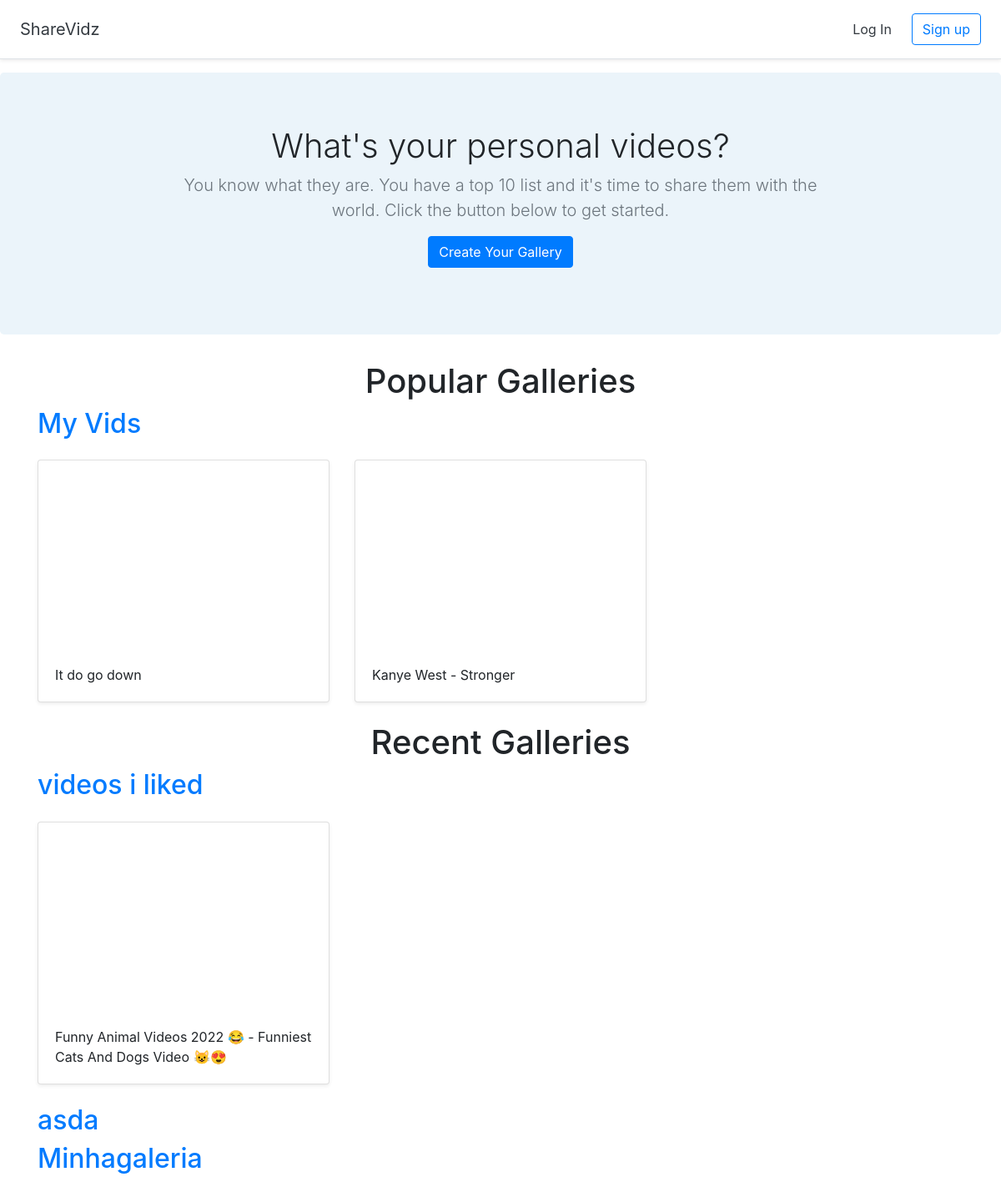
The page / on the database its author committed.
### gallery/models.py (models this page shows)
class Gallery(models.Model):
    title = models.CharField(max_length=255)
    user = models.ForeignKey(User, on_delete=models.CASCADE)

class Video(models.Model):
    title = models.CharField(max_length=255)
    url = models.URLField()
    youtube_id = models.CharField(max_length=255)
    gallery = models.ForeignKey(Gallery, on_delete=models.CASCADE)

### gallery/views.py (the view)
# urls.py: 2. Add a URL to urlpatterns:  path('', views.home, name='home')
def home(request):
    recent_galleries = Gallery.objects.all().order_by('-id')[:3]
    popular_galleries = [Gallery.objects.get(pk=2)]
    return render(request, 'gallery/home.html', {'recent_galleries': recent_galleries, 'popular_galleries': popular_galleries})

### gallery/templates/gallery/home.html
{% extends 'gallery/base.html' %}
{% block content %}
<section class="jumbotron text-center">
    <div class="container">
        <h1 class="jumbotron-heading">What's your personal videos?</h1>
        <p class="lead text-muted">You know what they are. You have a top 10 list and it's time to share them with the world. Click the button below to get started.</p>
        <p>
            <a href="{% url 'create_gallery' %}" class="btn btn-primary">Create Your Gallery</a>
        </p>
    </div>
</section>
<div class="container">
    <h1 class="text-center">Popular Galleries</h1>
    {% for gallery in popular_galleries %}
    <h2><a href="{% url 'detail_gallery' gallery.id %}">{{ gallery.title }}</a></h2>
    <div class="row">
        {% for video in gallery.video_set.all %}
        <div class="col-md-4 mt-3">
            <div class="card mb-4 shadow-sm">
                <iframe width="100%" height="225" src="https://www.youtube.com/embed/{{ video.youtube_id }}"
                    frameborder="0" allow="accelerometer; autoplay; encrypted-media; gyroscope; picture-in-picture"
                    allowfullscreen></iframe>
                <div class="card-body">
                    <p class="card-text">{{ video.title }}</p>
                </div>
            </div>
        </div>
        {% endfor %}
    </div>
    {% endfor %}
    <h1 class="text-center">Recent Galleries</h1>
    {% for gallery in recent_galleries %}
    <h2><a href="{% url 'detail_gallery' gallery.id %}">{{ gallery.title }}</a></h2>
    <div class="row">
        {% for video in gallery.video_set.all %}
        <div class="col-md-4 mt-3">
            <div class="card mb-4 shadow-sm">
                <iframe width="100%" height="225" src="https://www.youtube.com/embed/{{ video.youtube_id }}"
                    frameborder="0" allow="accelerometer; autoplay; encrypted-media; gyroscope; picture-in-picture"
                    allowfullscreen></iframe>
                <div class="card-body">
                    <p class="card-text">{{ video.title }}</p>
                </div>
            </div>
        </div>
        {% endfor %}
    </div>
    {% endfor %}
</div>
{% endblock %}

### gallery/static/custom.css (style rules this page uses)
.jumbotron { background-color: #EBF4FA; }
.jumbotron-heading { font-weight: 300; }
.jumbotron .container { max-width: 51rem; }

### rows shown on the page
Gallery: title "My Vids"
Video: title "It do go down"
Video: title "Kanye West - Stronger"
Gallery: title "videos i liked"
Video: title "Funny Animal Videos 2022 😂 - Funniest Cats And Dogs Video 😺😍"
Gallery: title "asda"
Gallery: title "Minhagaleria"
